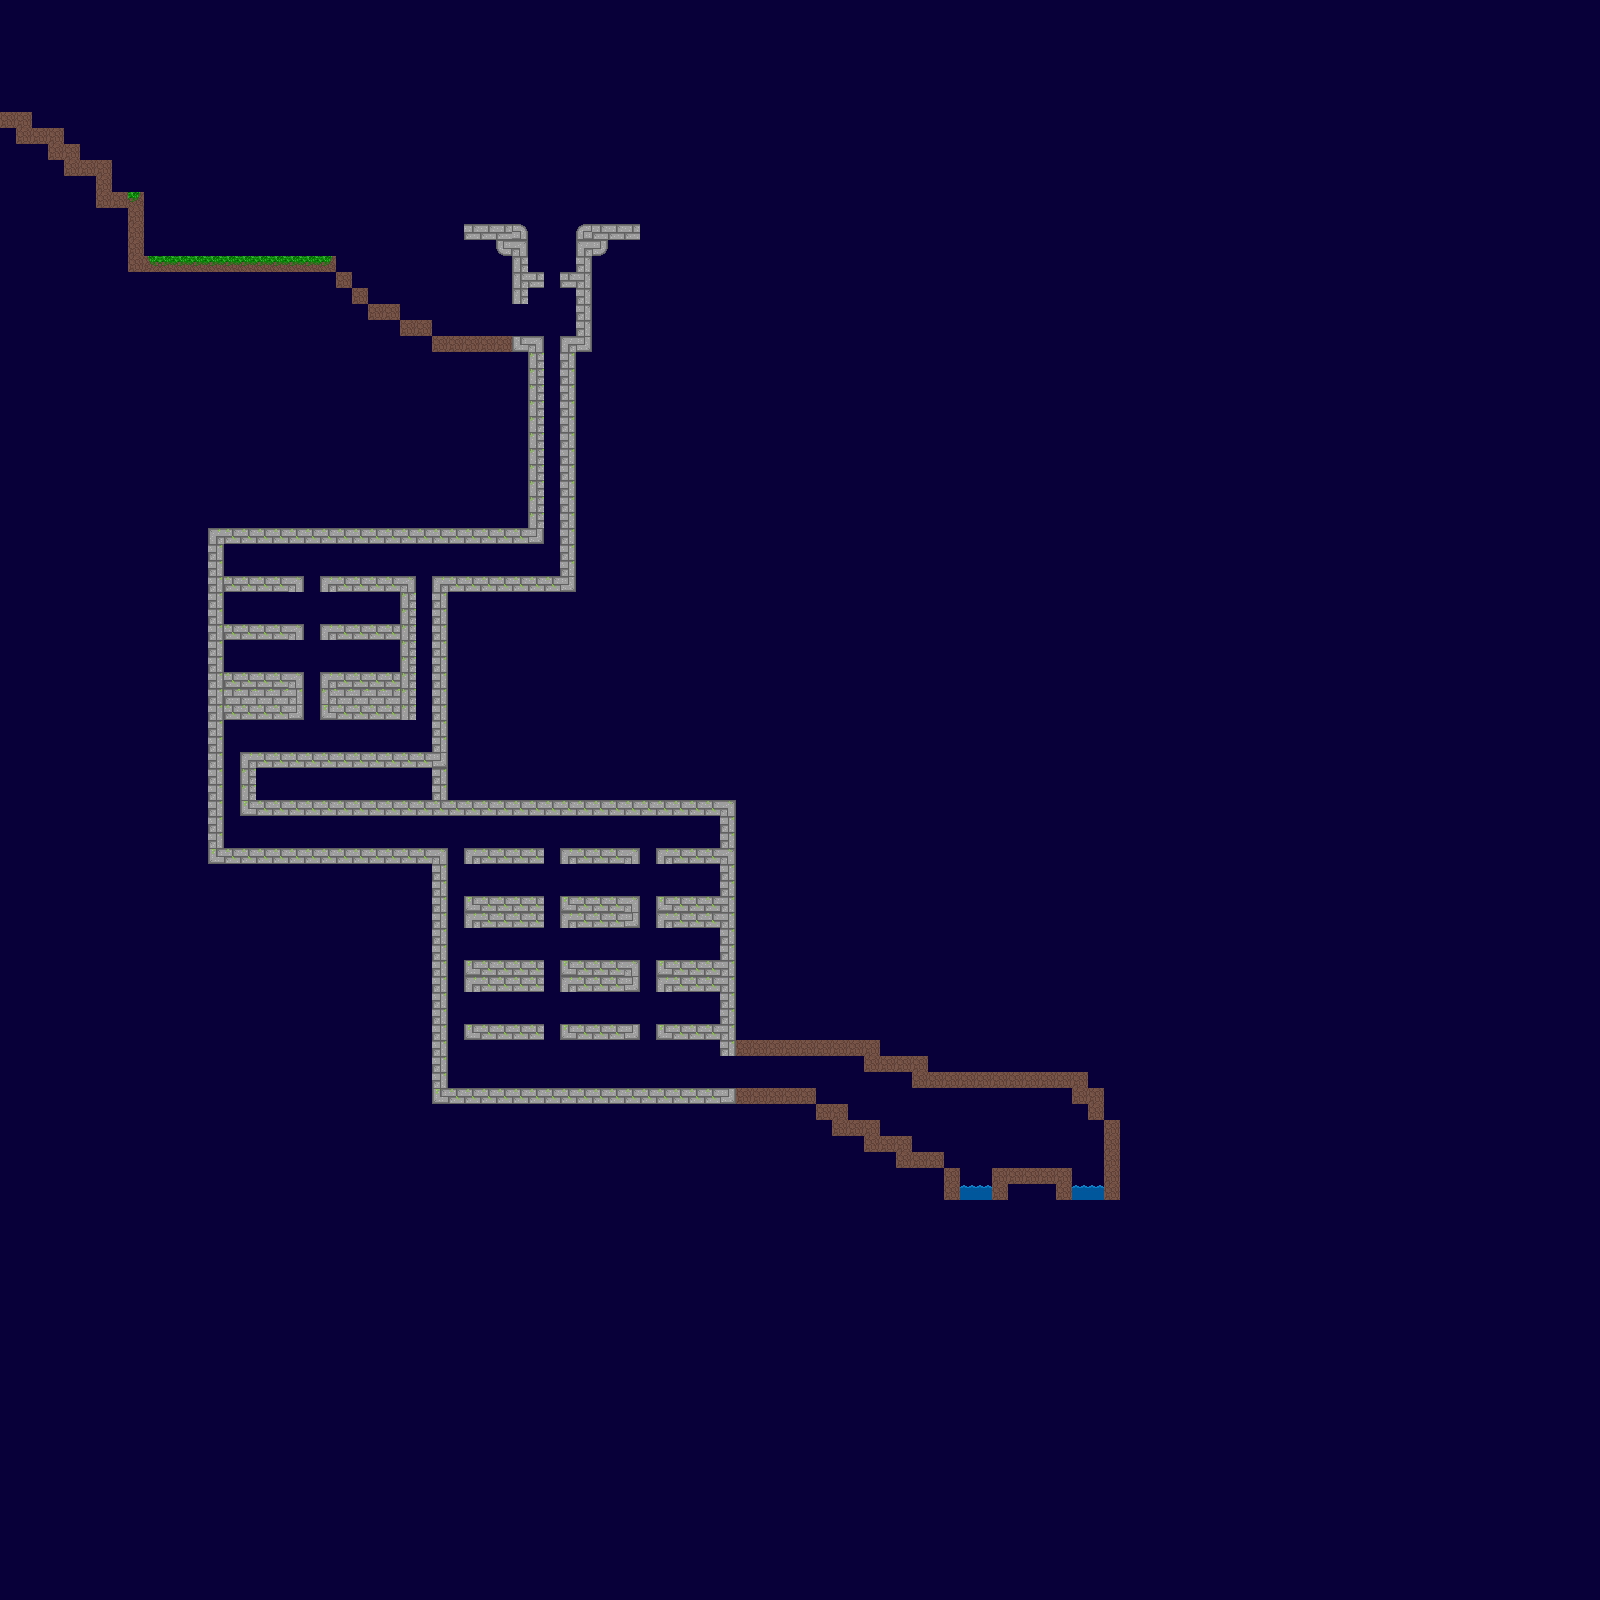

Tiled map render using the project's own tile images. Description and the map definition, with tile-layer contents summarised, below:
An orthogonal 100x100 tile map with 16x16 px tiles, 1 tile layer (collide), 3 hidden layers not drawn and 47 objects (24x door, 14x enemy, 7x ladder, player, crown).

<map version="1.4" tiledversion="1.4.3" orientation="orthogonal" renderorder="right-down" width="100" height="100" tilewidth="16" tileheight="16" infinite="0" backgroundcolor="#080038" nextlayerid="6" nextobjectid="52">
 <tileset firstgid="1" name="tilemapflat" tilewidth="16" tileheight="16" tilecount="71" columns="71">
  <image source="level3_tiles.png" width="1136" height="16" />
 </tileset>
 <layer id="1" name="back" width="100" height="100" visible="0">
  <data>[10000 cells, 7823 non-empty, 10 distinct tile ids]</data>
 </layer>
 <layer id="2" name="mid" width="100" height="100" visible="0">
  <data>[10000 cells, 100 non-empty, 4 distinct tile ids]</data>
 </layer>
 <layer id="3" name="collide" width="100" height="100">
  <data>[10000 cells, 466 non-empty, 24 distinct tile ids]</data>
 </layer>
 <layer id="4" name="front" width="100" height="100" visible="0">
  <data>[10000 cells, 11 non-empty, 5 distinct tile ids]</data>
 </layer>
 <objectgroup id="5" name="objects">
  <object id="1" type="player" x="160" y="222" width="64" height="34" />
  <object id="3" type="enemy" x="560.5" y="239.375" width="14" height="20.75" />
  <object id="4" type="enemy" x="500.25" y="198.375" width="14" height="20.75" />
  <object id="5" type="enemy" x="331.5" y="552.125" width="14" height="20.75" />
  <object id="6" type="enemy" x="264.75" y="598.375" width="14" height="20.75" />
  <object id="7" type="enemy" x="354.75" y="644.125" width="14" height="20.75" />
  <object id="8" type="enemy" x="391.5" y="728.375" width="14" height="20.75" />
  <object id="9" type="enemy" x="513.75" y="824.375" width="14" height="20.75" />
  <object id="10" type="enemy" x="693.5" y="822.875" width="14" height="20.75" />
  <object id="11" type="enemy" x="693" y="868.375" width="14" height="20.75" />
  <object id="12" type="enemy" x="499.5" y="996.625" width="14" height="20.75" />
  <object id="13" type="enemy" x="689.25" y="928.375" width="14" height="20.75" />
  <object id="14" type="enemy" x="587.75" y="934.875" width="14" height="20.75" />
  <object id="15" type="enemy" x="679.25" y="995.125" width="14" height="20.75" />
  <object id="16" type="enemy" x="926.25" y="1125.12" width="14" height="20.75" />
  <object id="17" type="crown" x="1024" y="1136" width="16" height="32" />
  <object id="18" type="door" x="657" y="992" width="16" height="32" />
  <object id="19" type="door" x="623" y="992" width="16" height="32" />
  <object id="20" type="door" x="657" y="928" width="16" height="32" />
  <object id="21" type="door" x="624" y="928" width="16" height="32" />
  <object id="22" type="door" x="657" y="864" width="16" height="32" />
  <object id="23" type="door" x="623.125" y="864" width="16" height="32" />
  <object id="24" type="door" x="657" y="816" width="16" height="32" />
  <object id="25" type="door" x="623" y="816" width="16" height="32" />
  <object id="26" type="door" x="560" y="992" width="16" height="32" />
  <object id="27" type="door" x="527" y="992" width="16" height="32" />
  <object id="28" type="door" x="528" y="928" width="16" height="32" />
  <object id="29" type="door" x="561" y="928" width="16" height="32" />
  <object id="30" type="door" x="527.25" y="863.875" width="16" height="32" />
  <object id="31" type="door" x="561.25" y="863.875" width="16" height="32" />
  <object id="32" type="door" x="465" y="928" width="16" height="32" />
  <object id="33" type="door" x="465" y="816" width="16" height="32" />
  <object id="34" type="door" x="465" y="864" width="16" height="32" />
  <object id="35" type="door" x="465" y="992" width="16" height="32" />
  <object id="36" type="door" x="320" y="640" width="16" height="32" />
  <object id="37" type="door" x="287" y="640" width="16" height="32" />
  <object id="40" type="door" x="287" y="592" width="16" height="32" />
  <object id="41" type="door" x="321" y="592" width="16" height="32" />
  <object id="43" type="door" x="399" y="544" width="16" height="32" />
  <object id="44" type="door" x="528" y="544" width="16" height="32" />
  <object id="45" type="ladder" x="640" y="848" width="17" height="240" />
  <object id="46" type="ladder" x="543" y="848" width="17" height="240" />
  <object id="47" type="ladder" x="448" y="848" width="17" height="240" />
  <object id="48" type="ladder" x="544" y="336.333" width="16" height="240" />
  <object id="49" type="ladder" x="224" y="752" width="16" height="96" />
  <object id="50" type="ladder" x="304" y="576" width="16" height="176" />
  <object id="51" type="ladder" x="416" y="576" width="16" height="176" />
 </objectgroup>
</map>
